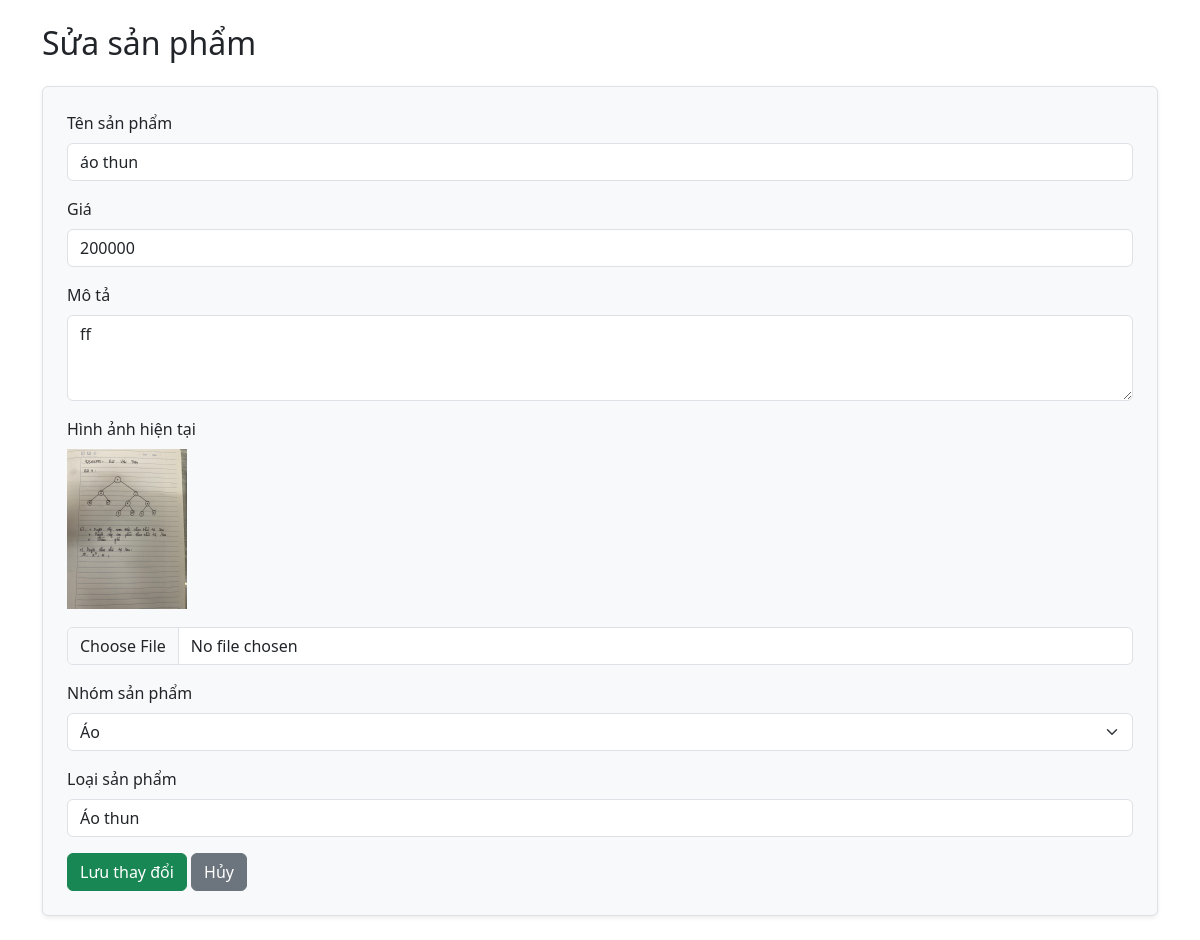
Page /sua_sanpham.php?id=1 on the earlier database version.
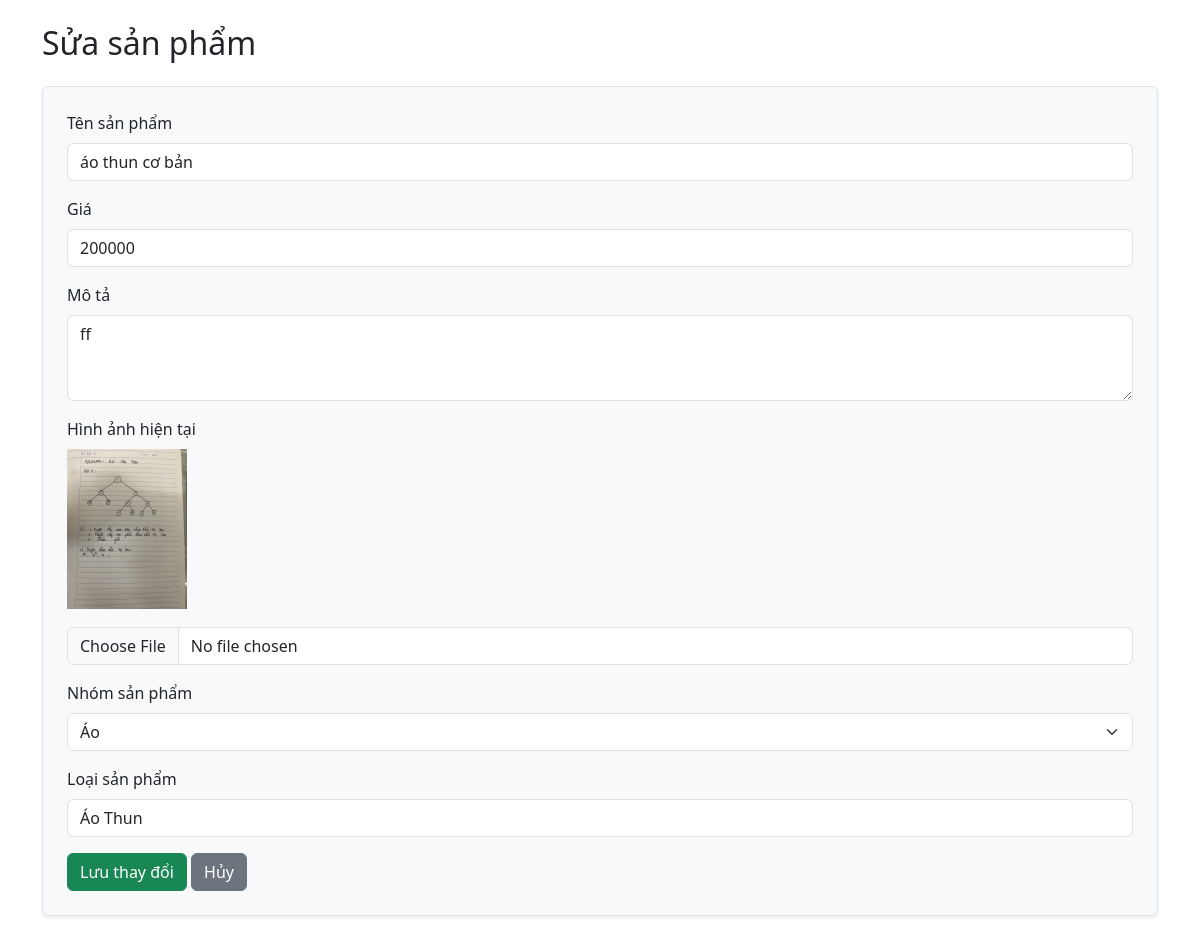
Same page on the later database version.
### tables this page shows
CREATE TABLE `san_pham` (
    `id` INT(10) NOT NULL AUTO_INCREMENT,
    `ten_san_pham` VARCHAR(250) NOT NULL,
    `gia` DECIMAL(10, 0) NOT NULL,
    `mo_ta` TEXT DEFAULT NULL,
    `hinh_anh` VARCHAR(255) DEFAULT NULL,
    `phan_loai` VARCHAR(100) NOT NULL,  
    `loai_chinh` ENUM('Áo', 'Quần', 'Giày', 'Khác') NOT NULL DEFAULT 'Khác',
    `phan_loai_id` INT(10) DEFAULT NULL,  
    `so_luong` INT(10) NOT NULL DEFAULT 0,
    `so_luong_ban` INT(10) NOT NULL DEFAULT 0,  
    `trang_thai` ENUM(
        'Còn hàng',
        'Hết hàng',
        'Ngừng kinh doanh'
    ) NOT NULL DEFAULT 'Còn hàng',
    `ngay_tao` DATETIME NOT NULL DEFAULT CURRENT_TIMESTAMP,
    PRIMARY KEY (`id`),
    CONSTRAINT `fk_sanpham_phanloai` FOREIGN KEY (`phan_loai_id`) REFERENCES `phan_loai_san_pham` (`id`) ON DELETE SET NULL ON UPDATE CASCADE
);

### sua_sanpham.php (the view, shortened to what this page needs)
<?php
include "Database/function.php";
$id = (int)$_GET['id'];
$sql = "SELECT * FROM san_pham WHERE id = $id";
$result = mysqli_query($conn, $sql);
$san_pham = mysqli_fetch_assoc($result);
?>
<!DOCTYPE html>
<html lang="vi">
<head>
    <link href="https://cdn.jsdelivr.net/npm/bootstrap@5.3.2/dist/css/bootstrap.min.css" rel="stylesheet">
</head>
<body class="p-4">
    <div class="container">
        <h2 class="mb-4">Sửa sản phẩm</h2>
        <form action="" method="post" enctype="multipart/form-data" class="border rounded p-4 shadow-sm bg-light">
            <div class="mb-3">
                <label for="ten_san_pham" class="form-label">Tên sản phẩm</label>
                <input type="text" class="form-control" id="ten_san_pham" name="ten_san_pham"
                    value="<?= htmlspecialchars($san_pham['ten_san_pham']) ?>" required>
            </div>
            <div class="mb-3">
                <label for="gia" class="form-label">Giá</label>
                <input type="number" step="0.01" class="form-control" id="gia" name="gia"
                    value="<?= htmlspecialchars($san_pham['gia']) ?>" required>
            </div>
            <div class="mb-3">
                <label for="mo_ta" class="form-label">Mô tả</label>
                <textarea class="form-control" id="mo_ta" name="mo_ta" rows="3"><?= htmlspecialchars($san_pham['mo_ta']) ?></textarea>
            </div>
            <div class="mb-3">
                <label class="form-label">Hình ảnh hiện tại</label><br>
                <?php if (!empty($san_pham['hinh_anh'])): ?>
                    <img src="../uploads/<?= htmlspecialchars($san_pham['hinh_anh']) ?>" alt="" style="max-width:120px; margin-bottom:10px;">
                <?php else: ?>
                    <p>Chưa có ảnh</p>
                <?php endif; ?>
                <input type="file" class="form-control mt-2" id="hinh_anh" name="hinh_anh">
            </div>
            <div class="mb-3">
                <label for="nhom_san_pham" class="form-label">Nhóm sản phẩm</label>
                <select class="form-select" id="nhom_san_pham" name="nhom_san_pham" required>
                    <option value="Áo" <?= $san_pham['nhom_san_pham'] == 'Áo' ? 'selected' : '' ?>>Áo</option>
                </select>
            </div>
            <div class="mb-3">
                <label for="phan_loai" class="form-label">Loại sản phẩm</label>
                <input type="text" class="form-control" id="phan_loai" name="phan_loai"
                    value="<?= htmlspecialchars($san_pham['phan_loai']) ?>" required>
            </div>
            <button type="submit" class="btn btn-success" name="cap_nhat">Lưu thay đổi</button>
            <a href="ds_sanpham.php" class="btn btn-secondary">Hủy</a>
        </form>
    </div>
</body>
</html>

Differences in the rows shown:
changed san_pham "ff": ten_san_pham "áo thun" → "áo thun cơ bản"; phan_loai "Áo thun" → "Áo Thun"
